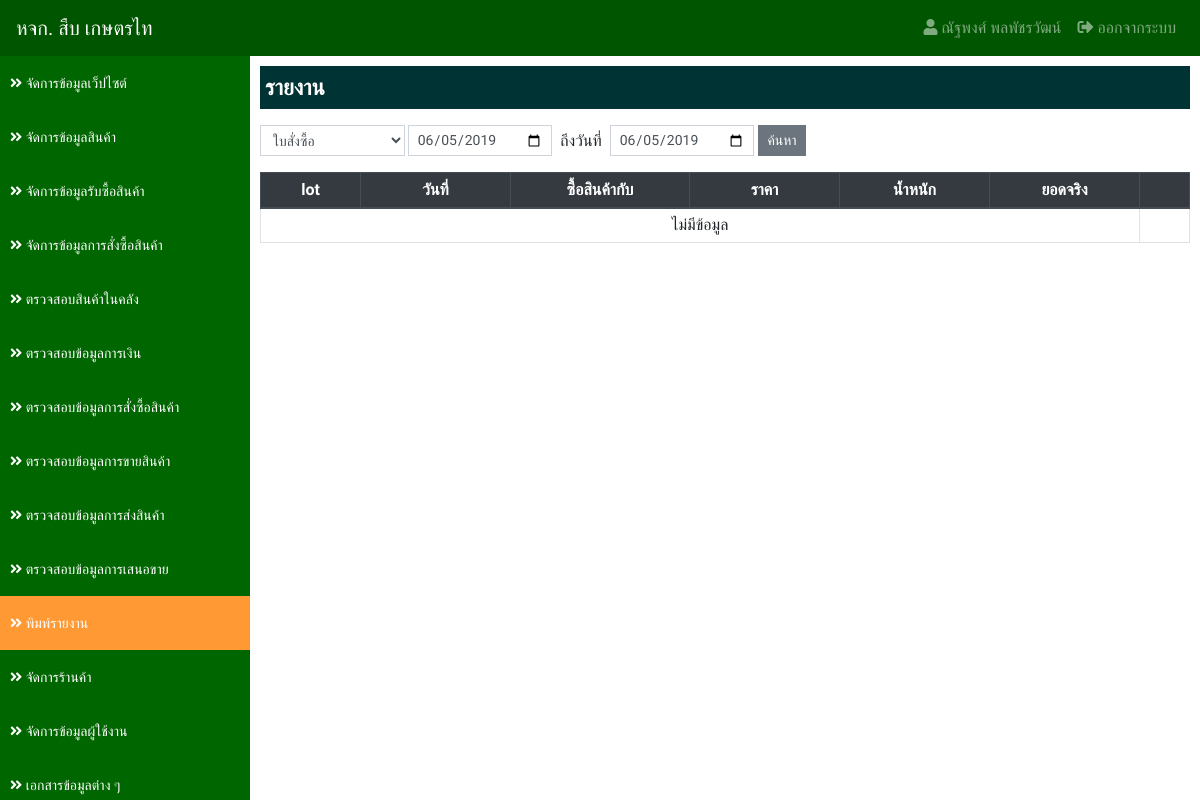
Before: /?app=reports&action=report_list (signed in) with the older database file.
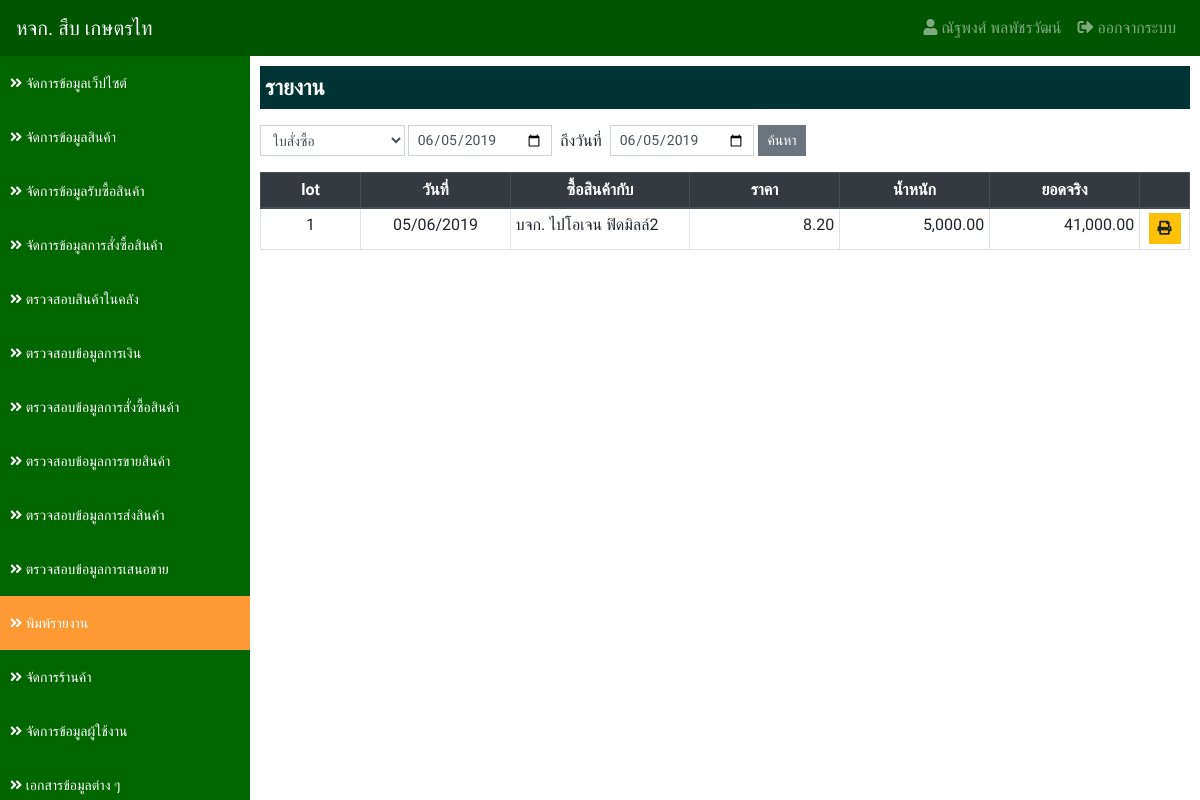
After: the same page with the newer database file.
### tables this page shows
CREATE TABLE `order_buy_tb` (
  `ob_id` int(11) NOT NULL,
  `store_id` int(11) NOT NULL,
  `products_id` int(11) NOT NULL,
  `ob_weight` decimal(10,0) NOT NULL,
  `ob_price` decimal(10,2) NOT NULL,
  `ob_status` int(11) NOT NULL,
  `ob_fitdate` datetime NOT NULL,
  `ob_fitby` int(11) NOT NULL
);

CREATE TABLE `store_tb` (
  `store_id` int(11) NOT NULL,
  `store_name` varchar(255) NOT NULL COMMENT 'ชื่อร้าน',
  `store_address` varchar(255) NOT NULL COMMENT 'ที่อยู่',
  `store_phone` varchar(100) NOT NULL COMMENT 'เบอร์โทรศัพท์',
  `store_tax` varchar(100) NOT NULL COMMENT 'เลขประจำตัวผู้เสียภาษี',
  `store_type` int(1) NOT NULL COMMENT 'ประเภทร้าน 1.เจ้าของร้าน 2.ร้านซื้อสินค้า 3.ร้านขายสินค้า',
  `store_status` int(1) NOT NULL COMMENT 'สถานะ 1.ใช้งาน 2.ปิดการใช้งาน 3.ลบ'
);

### applications/connect_db.php (called while the page is built, shortened)
<?php
    $serveName      = "localhost";
    $userConect     = "root";
    $passConnect    = "";
    $DB             = "sub_data";
    $conn           = new mysqli($serveName, $userConect, $passConnect, $DB);
    $conn->set_charset("utf8");
    $protocol       = (!empty($_SERVER['HTTPS']) && $_SERVER['HTTPS'] !== 'off' || $_SERVER['SERVER_PORT'] == 443) ? "https://" : "http://";
    $domain         = $protocol.$_SERVER['HTTP_HOST']."/project01";
    function select_db($sql) {
        Global $conn;
        return $conn->query($sql);
    }
?>

### applications/reports/report_list.php (the view, shortened to what this page needs)
<?php
    if (empty($_POST['date_start']) && empty($_POST['date_end'])) {
        $typeReport = 1;
        $dateStart = date('Y-m-d');
        $dateEnd = date('Y-m-d');
    } else {
        $typeReport = $_POST['type_report'];
        $dateStart = $_POST['date_start'];
        $dateEnd = $_POST['date_end'];
    }
    if ($typeReport == 1) {
        $sql = "
            SELECT
                order_buy_tb.ob_id as order_id,
                order_buy_tb.ob_price as order_price_buy,
                order_buy_tb.ob_weight as order_weight,
                order_buy_tb.ob_fitdate as order_fitdate,
                store_tb.store_name
            FROM
                order_buy_tb
            INNER JOIN store_tb ON order_buy_tb.store_id = store_tb.store_id
            WHERE
                order_buy_tb.ob_status = 2 AND
                order_buy_tb.ob_fitdate BETWEEN '$dateStart 00:00:00' AND '$dateEnd 23:59:59'
            ORDER BY
                order_buy_tb.ob_fitdate ASC
        ";
    }
    $result = select_db($sql);
?>
<div class="detail">
    <p class="title">รายงาน</p>
    <form action="" class="form-inline" method="POST">
        <div class="input-group mb-3">
            <select name="type_report" class="form-control form-control-sm">
                <option value="1" <?php if ($typeReport == 1) {echo "selected";}?>>ใบสั่งซื้อ</option>
            </select>
            <input type="date" name="date_start" value="<?=$dateStart?>" class="form-control form-control-sm">
            <div class="mt-1">&nbsp; ถึงวันที่ &nbsp;</div>
            <input type="date" name="date_end" value="<?=$dateEnd?>" class="form-control form-control-sm">&nbsp;
            <button type="submit" class="btn btn-secondary btn-sm">ค้นหา</button>
        </div>
    </form>
    <table class="table table-bordered table-hover table-sm">
        <thead class="thead-dark">
            <tr>
                <th class="text-center" style="width: 100px;">lot</th>
                <th class="text-center" style="width: 150px;">วันที่</th>
                <th class="text-center">ซื้อสินค้ากับ</th>
                <th class="text-center" style="width: 150px;">ราคา</th>
                <th class="text-center" style="width: 150px;">น้ำหนัก</th>
                <th class="text-center" style="width: 150px;">ยอดจริง</th>
                <th class="text-center" style="width: 50px;"></th>
            </tr>
        </thead>
        <tbody>
        <?php
            if ($result->num_rows > 0) {
                $i = 1;
                while($row = $result->fetch_assoc()) {
        ?>
            <tr>
                <td class="text-center"><?=$row['order_id']?></td>
                <td class="text-center"><?=date_format(date_create($row['order_fitdate']),"d/m/Y")?></td>
                <td><?=$row['store_name']?></td>
                <td class="text-right"><?=number_format($row['order_price_buy'],2)?></td>
                <td class="text-right"><?=number_format($row['order_weight'],2)?></td>
                <td class="text-right"><?=number_format($row['order_weight']*$row['order_price_buy'],2)?></td>
                <td class="text-center">
                    <?php if ($typeReport == 1) { ?>
                    <a href="<?=$domain?>/report/report_buy.php?id=<?=$row['order_id']?>" title="พิมพ์รายงานใบสั่งสินค้า" class="btn btn-warning btn-sm" target="_blank">
                        <i class="fas fa-print"></i>
                    </a>
                    <?php } elseif($typeReport == 2) { ?>
                    <a href="<?=$domain?>/report/report_transfer.php?id=<?=$row['order_id']?>" title="พิมพ์รายงานใบส่งสินค้า/ใบแจ้งหนี้" class="btn btn-warning btn-sm" target="_blank">
                        <i class="fas fa-print"></i>
                    </a>
                    <?php } elseif($typeReport == 3) { ?>
                    <a href="<?=$domain?>/report/report_payment.php?id=<?=$row['order_id']?>" title="พิมพ์รายงานใบส่งสินค้า/ใบแจ้งหนี้" class="btn btn-warning btn-sm" target="_blank">
                        <i class="fas fa-print"></i>
                    </a>
                    <?php } ?>
                </td>
            </tr>
        <?php $i++;}} else { ?>
            <tr>
                <td class="text-center" colspan="6">ไม่มีข้อมูล</td>
            </tr>
        <?php } ?>
        </tbody>
    </table>
</div>

Changed rows visible on the page:
added order_buy_tb: ob_id "1", ob_fitdate "05/06/2019", store.store_name "บจก. ไปโอเจน ฟิดมิลล์2", ob_price "8.20", ob_weight "5,000.00", $row['order_weight']*$row['order_price_buy'] "41,000.00"
Other visible differences:
text no longer shown: "ไม่มีข้อมูล"
